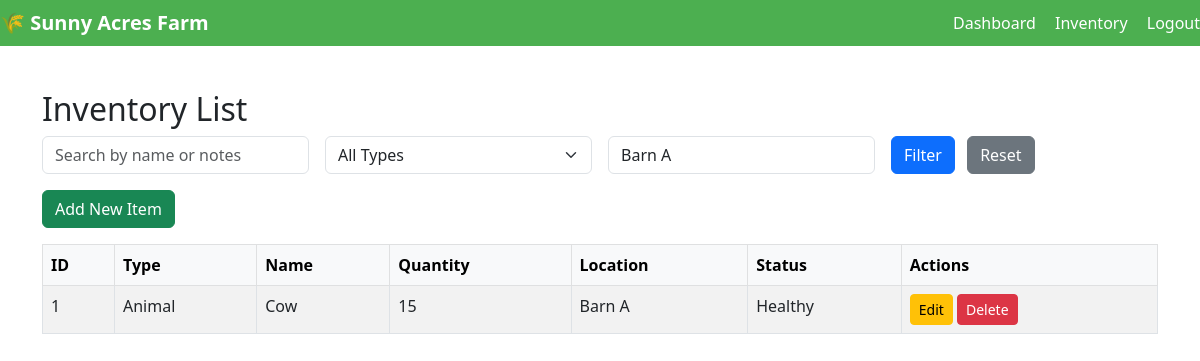
/pages/inventory.php?location=Barn A (signed in), run on the app's committed database.
### tables this page shows
CREATE TABLE inventory (
    id INT AUTO_INCREMENT PRIMARY KEY,
    type ENUM('Animal', 'Crop', 'Equipment') NOT NULL,
    name VARCHAR(100) NOT NULL,
    quantity VARCHAR(50) NOT NULL,
    location VARCHAR(100) DEFAULT NULL,
    health_status VARCHAR(50) DEFAULT NULL,   
    growth_stage VARCHAR(50) DEFAULT NULL,    
    notes TEXT DEFAULT NULL,
    created_at TIMESTAMP DEFAULT CURRENT_TIMESTAMP,
    updated_at TIMESTAMP DEFAULT CURRENT_TIMESTAMP ON UPDATE CURRENT_TIMESTAMP
);

### pages/inventory.php (the view, shortened to what this page needs)
<?php include '../partials/header.php'; ?>
<?php
require_once '../functions/db.php';
$locationFilter = $_GET['location'] ?? '';
$search = trim($_GET['search'] ?? '');
$sql = "SELECT * FROM inventory WHERE 1=1 ";
$params = [];
$paramTypes = "";
if ($locationFilter !== '') {
    $sql .= " AND location LIKE ? ";
    $params[] = "%" . $locationFilter . "%";
    $paramTypes .= "s";
}
$sql .= " ORDER BY id DESC";
$stmt = $conn->prepare($sql);
if ($paramTypes) {
    $stmt->bind_param($paramTypes, ...$params);
}
$stmt->execute();
$result = $stmt->get_result();
?>
<!DOCTYPE html>
<html lang="en">
<head>
    <link href="https://cdn.jsdelivr.net/npm/bootstrap@5.3.0/dist/css/bootstrap.min.css" rel="stylesheet" />
</head>
<body>
<div class="container mt-4">
    <h2>Inventory List</h2>
    <form method="GET" class="row g-3 mb-3">
        <div class="col-md-3">
            <input type="text" name="search" placeholder="Search by name or notes" class="form-control" value="<?= htmlspecialchars($search) ?>">
        </div>
        <div class="col-md-3">
            <select name="type" class="form-select">
                <option value="">All Types</option>
            </select>
        </div>
        <div class="col-md-3">
            <input type="text" name="location" placeholder="Filter by location" class="form-control" value="<?= htmlspecialchars($locationFilter) ?>">
        </div>
        <div class="col-md-3">
            <button type="submit" class="btn btn-primary">Filter</button>
            <a href="inventory.php" class="btn btn-secondary ms-2">Reset</a>
        </div>
    </form>
    <a href="add_item.php" class="btn btn-success mb-3">Add New Item</a>
    <table class="table table-bordered table-striped">
        <thead class="table-light">
        <tr>
            <th>ID</th>
            <th>Type</th>
            <th>Name</th>
            <th>Quantity</th>
            <th>Location</th>
            <th>Status</th>
            <th>Actions</th>
        </tr>
        </thead>
        <tbody>
        <?php if ($result->num_rows === 0): ?>
            <tr>
                <td colspan="7" class="text-center">No items found.</td>
            </tr>
        <?php else: ?>
            <?php while ($row = $result->fetch_assoc()): ?>
                <tr>
                    <td><?= $row['id'] ?></td>
                    <td><?= htmlspecialchars($row['type']) ?></td>
                    <td><?= htmlspecialchars($row['name']) ?></td>
                    <td><?= htmlspecialchars($row['quantity']) ?></td>
                    <td><?= htmlspecialchars($row['location']) ?></td>
                    <td>
                        <?php
                        if ($row['type'] === 'Animal') {
                            echo htmlspecialchars($row['health_status'] ?: '-');
                        } elseif ($row['type'] === 'Crop') {
                            echo htmlspecialchars($row['growth_stage'] ?: '-');
                        } else {
                            echo '-';
                        }
                        ?>
                    </td>
                    <td>
                        <a href="edit_item.php?id=<?= $row['id'] ?>" class="btn btn-sm btn-warning">Edit</a>
                        <a href="inventory.php?delete_id=<?= $row['id'] ?>"
                           onclick="return confirm('Are you sure you want to delete this item?');"
                           class="btn btn-sm btn-danger">Delete</a>
                    </td>
                </tr>
            <?php endwhile; ?>
        <?php endif; ?>
        </tbody>
    </table>
</div>
</body>
</html>

### includes/header.php (style rules this page uses)
body { font-family: Arial, sans-serif; background: #f5f8fa; margin: 0; padding: 0; }

### data on the page
inventory: id "1", type "Animal", name "Cow", quantity "15", location "Barn A", health_status "Healthy"
